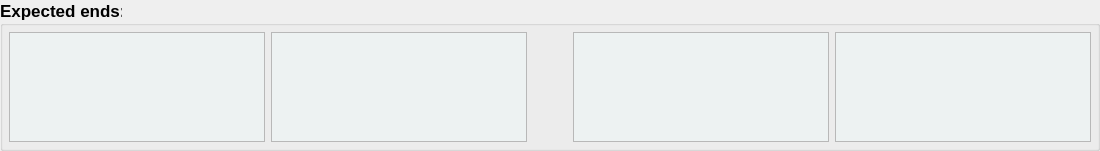
                <widget class="QGroupBox" name="groupBox_10">
                 <property name="minimumSize">
                  <size>
                   <width>0</width>
                   <height>60</height>
                  </size>
                 </property>
                 <property name="font">
                  <font>
                   <family>Lucida Grande</family>
                   <pointsize>13</pointsize>
                   <weight>75</weight>
                   <bold>true</bold>
                  </font>
                 </property>
                 <property name="cursor">
                  <cursorShape>ArrowCursor</cursorShape>
                 </property>
                 <property name="title">
                  <string>Expected ends:</string>
                 </property>
                 <layout class="QHBoxLayout" name="horizontalLayout_7">
                  <property name="leftMargin">
                   <number>6</number>
                  </property>
                  <property name="topMargin">
                   <number>6</number>
                  </property>
                  <property name="rightMargin">
                   <number>6</number>
                  </property>
                  <property name="bottomMargin">
                   <number>6</number>
                  </property>
                  <item>
                   <widget class="QTextEdit" name="txtLeader_Expected">
                    <property name="maximumSize">
                     <size>
                      <width>16777215</width>
                      <height>110</height>
                     </size>
                    </property>
                    <property name="palette">
                     <palette>
                      <active>
                       <colorrole role="Base">
                        <brush brushstyle="SolidPattern">
                         <color alpha="255">
                          <red>237</red>
                          <green>242</green>
                          <blue>242</blue>
                         </color>
                        </brush>
                       </colorrole>
                      </active>
                      <inactive>
                       <colorrole role="Base">
                        <brush brushstyle="SolidPattern">
                         <color alpha="255">
                          <red>237</red>
                          <green>242</green>
                          <blue>242</blue>
                         </color>
                        </brush>
                       </colorrole>
                      </inactive>
                      <disabled>
                       <colorrole role="Base">
                        <brush brushstyle="SolidPattern">
                         <color alpha="255">
                          <red>237</red>
                          <green>237</green>
                          <blue>237</blue>
                         </color>
                        </brush>
                       </colorrole>
                      </disabled>
                     </palette>
                    </property>
                    <property name="font">
                     <font>
                      <family>Courier New</family>
                      <pointsize>13</pointsize>
                      <weight>75</weight>
                      <bold>true</bold>
                     </font>
                    </property>
                   </widget>
                  </item>
                  <item>
                   <widget class="QTextEdit" name="txtVbeg_Expected">
                    <property name="maximumSize">
                     <size>
                      <width>16777215</width>
                      <height>110</height>
                     </size>
                    </property>
                    <property name="palette">
                     <palette>
                      <active>
                       <colorrole role="Base">
                        <brush brushstyle="SolidPattern">
                         <color alpha="255">
                          <red>237</red>
                          <green>242</green>
                          <blue>242</blue>
                         </color>
                        </brush>
                       </colorrole>
                      </active>
                      <inactive>
                       <colorrole role="Base">
                        <brush brushstyle="SolidPattern">
                         <color alpha="255">
                          <red>237</red>
                          <green>242</green>
                          <blue>242</blue>
                         </color>
                        </brush>
                       </colorrole>
                      </inactive>
                      <disabled>
                       <colorrole role="Base">
                        <brush brushstyle="SolidPattern">
                         <color alpha="255">
                          <red>237</red>
                          <green>237</green>
                          <blue>237</blue>
                         </color>
                        </brush>
                       </colorrole>
                      </disabled>
                     </palette>
                    </property>
                    <property name="font">
                     <font>
                      <family>Courier New</family>
                      <pointsize>13</pointsize>
                      <weight>75</weight>
                      <bold>true</bold>
                     </font>
                    </property>
                   </widget>
                  </item>
                  <item>
                   <spacer name="horizontalSpacer_9">
                    <property name="orientation">
                     <enum>Qt::Horizontal</enum>
                    </property>
                    <property name="sizeHint" stdset="0">
                     <size>
                      <width>40</width>
                      <height>20</height>
                     </size>
                    </property>
                   </spacer>
                  </item>
                  <item>
                   <widget class="QTextEdit" name="txtJendExp">
                    <property name="maximumSize">
                     <size>
                      <width>16777215</width>
                      <height>110</height>
                     </size>
                    </property>
                    <property name="palette">
                     <palette>
                      <active>
                       <colorrole role="Base">
                        <brush brushstyle="SolidPattern">
                         <color alpha="255">
                          <red>237</red>
                          <green>242</green>
                          <blue>242</blue>
                         </color>
                        </brush>
                       </colorrole>
                      </active>
                      <inactive>
                       <colorrole role="Base">
                        <brush brushstyle="SolidPattern">
                         <color alpha="255">
                          <red>237</red>
                          <green>242</green>
                          <blue>242</blue>
                         </color>
                        </brush>
                       </colorrole>
                      </inactive>
                      <disabled>
                       <colorrole role="Base">
                        <brush brushstyle="SolidPattern">
                         <color alpha="255">
                          <red>237</red>
                          <green>237</green>
                          <blue>237</blue>
                         </color>
                        </brush>
                       </colorrole>
                      </disabled>
                     </palette>
                    </property>
                    <property name="font">
                     <font>
                      <family>Courier New</family>
                      <pointsize>13</pointsize>
                      <weight>75</weight>
                      <bold>true</bold>
                     </font>
                    </property>
                   </widget>
                  </item>
                  <item>
                   <widget class="QTextEdit" name="txtCend_Expected">
                    <property name="maximumSize">
                     <size>
                      <width>16777215</width>
                      <height>110</height>
                     </size>
                    </property>
                    <property name="palette">
                     <palette>
                      <active>
                       <colorrole role="Base">
                        <brush brushstyle="SolidPattern">
                         <color alpha="255">
                          <red>237</red>
                          <green>242</green>
                          <blue>242</blue>
                         </color>
                        </brush>
                       </colorrole>
                      </active>
                      <inactive>
                       <colorrole role="Base">
                        <brush brushstyle="SolidPattern">
                         <color alpha="255">
                          <red>237</red>
                          <green>242</green>
                          <blue>242</blue>
                         </color>
                        </brush>
                       </colorrole>
                      </inactive>
                      <disabled>
                       <colorrole role="Base">
                        <brush brushstyle="SolidPattern">
                         <color alpha="255">
                          <red>237</red>
                          <green>237</green>
                          <blue>237</blue>
                         </color>
                        </brush>
                       </colorrole>
                      </disabled>
                     </palette>
                    </property>
                    <property name="font">
                     <font>
                      <family>Courier New</family>
                      <pointsize>13</pointsize>
                      <weight>75</weight>
                      <bold>true</bold>
                     </font>
                    </property>
                    <property name="readOnly">
                     <bool>false</bool>
                    </property>
                   </widget>
                  </item>
                 </layout>
                </widget>
